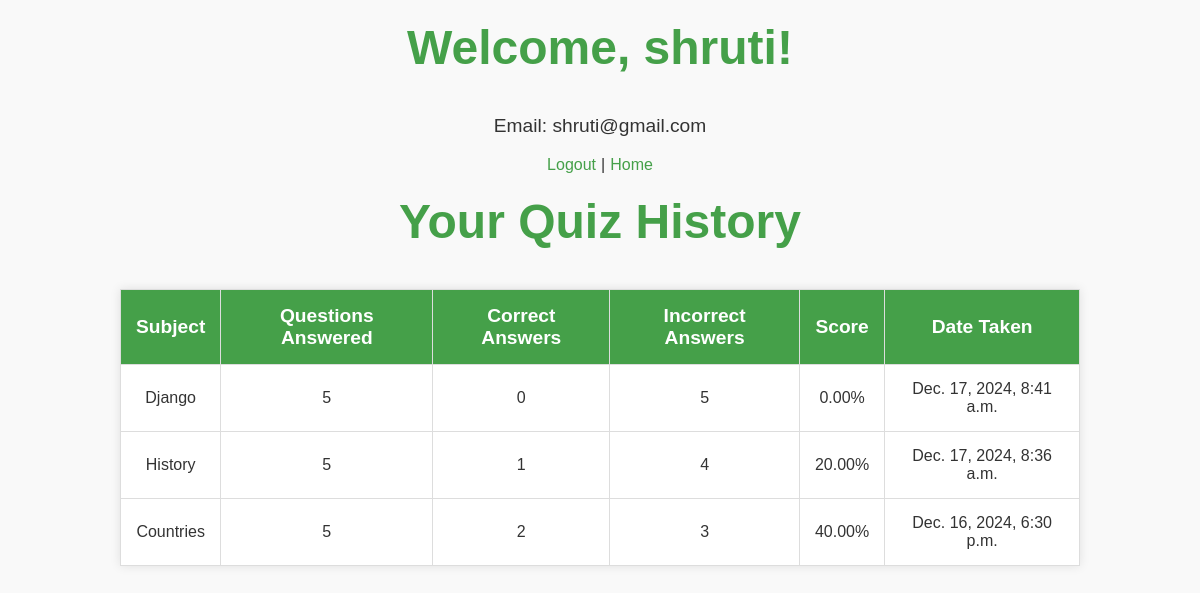
Page /profile/ (signed in) on the committed database.
### quiz/models.py (models this page shows, shortened)
class QuizHistory(models.Model):
    user = models.ForeignKey(User, on_delete=models.CASCADE)
    subject = models.CharField(max_length=100)
    total_questions = models.PositiveIntegerField()
    correct_answers = models.PositiveIntegerField()
    incorrect_answers = models.PositiveIntegerField()
    date_taken = models.DateTimeField(auto_now_add=True)

### quiz/views.py (the view)
# urls.py: path('profile/', views.profile_view, name='profile'),
@login_required(login_url='/login/')
def profile_view(request):
    if request.user.is_authenticated:
        quiz_history = QuizHistory.objects.filter(user=request.user).order_by('-date_taken')
        for entry in quiz_history:
            if entry.total_questions > 0:
                entry.percentage = (entry.correct_answers * 100) / entry.total_questions
            else:
                entry.percentage = 0
        return render(request, 'profile.html', {'quiz_history': quiz_history})
    else:
        return redirect('login')

### quiz/templates/profile.html (shortened to what this page needs)
{% load static %}
<!DOCTYPE html>
<html>
<head>
    <link rel="stylesheet" type="text/css" href="{% static 'css/profile.css' %}">
</head>
<body>
    <h2>Welcome, {{ user.username }}!</h2>
    <p>Email: {{ user.email }}</p>
    <div>
        <a href="{% url 'logout' %}">Logout</a>|
        <a href="{% url 'home' %}">Home</a>
    </div>
    {% if quiz_history %}
        <h2>Your Quiz History</h2>
        <table>
            <thead>
                <tr>
                    <th>Subject</th>
                    <th>Questions Answered</th>
                    <th>Correct Answers</th>
                    <th>Incorrect Answers</th>
                    <th>Score</th>
                    <th>Date Taken</th>
                </tr>
            </thead>
            <tbody>
                {% for history in quiz_history %}
                <tr>
                    <td>{{ history.subject }}</td>
                    <td>{{ history.total_questions }}</td>
                    <td>{{ history.correct_answers }}</td>
                    <td>{{ history.incorrect_answers }}</td>
                    <td>
                        {% if history.total_questions > 0 %}
                            {{ history.percentage|floatformat:2 }}%
                        {% else %}
                            N/A
                        {% endif %}
                    </td>
                    <td>{{ history.date_taken }}</td>
                </tr>
                {% endfor %}
            </tbody>
        </table>
    {% else %}
        <p>No quiz history found.</p>
    {% endif %}
</body>
</html>

### quiz/static/css/profile.css (style rules this page uses)
body { font-family: Arial, sans-serif; background-color: #f9f9f9; color: #333; margin: 0; padding: 0; }
div { display: flex; justify-content: center; align-items: center; }
h2 { color: #45a049; text-align: center; font-size: 3rem; margin-top: 20px; }
p { text-align: center; font-size: 1.2rem; margin-top: 10px; }
a { color: #45a049; text-decoration: none; font-size: 1rem; margin-left: 5px; margin-right: 5px; }
table { width: 80%; margin: 30px auto; border-collapse: collapse; box-shadow: 0 0 10px rgba(0, 0, 0, 0.1); }
th, td { padding: 15px; text-align: center; border: 1px solid #ddd; }
th { background-color: #45a049; color: white; font-size: 1.2rem; }
td { background-color: #fff; font-size: 1rem; }
tr:nth-child(even) { background-color: #f2f2f2; }
table { margin-top: 30px; margin-bottom: 50px; }

### rows in the picture
QuizHistory: subject "Django", total_questions "5", correct_answers "0", incorrect_answers "5", percentage "0.00", date_taken "Dec. 17, 2024, 8:41 a.m."
QuizHistory: subject "History", total_questions "5", correct_answers "1", incorrect_answers "4", percentage "20.00", date_taken "Dec. 17, 2024, 8:36 a.m."
QuizHistory: subject "Countries", total_questions "5", correct_answers "2", incorrect_answers "3", percentage "40.00", date_taken "Dec. 16, 2024, 6:30 p.m."

### other values in the picture
{{ user.username }} "shruti"
{{ user.email }} "shruti@gmail.com"
